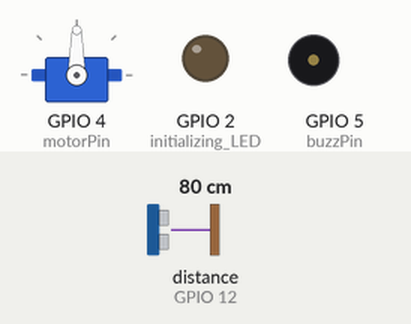
Recording of a sketch running on a simulated ESP8266 (NodeMCU). On the bench: servo, output pins drawn as LEDs (lit = HIGH), buzzer (waves = sounding, pin HIGH). Wiring (inferred from the names in the program): ultrasonic range finder: trigger GPIO 14; echo GPIO 12. Inputs (shaded band) come from the test bench; at power-on: distance to the obstacle (sensor on GPIO 12) 80 cm. The echo pulse lasts 58.3 µs per cm; WiFi joins after 1.5 s; servers stay silent unless stated; pins used as bus, display or sensor lines are not drawn; what the sketch prints to the serial monitor is not drawn.

Above: at 3.0 s.
3.1 s: distance to the obstacle (sensor on GPIO 12) set to 22 cm
4.6 s: distance to the obstacle (sensor on GPIO 12) set to 19 cm
At 5.09 s:
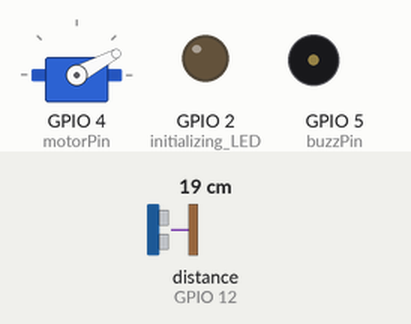
7.6 s: distance to the obstacle (sensor on GPIO 12) set to 8 cm
10.6 s: distance to the obstacle (sensor on GPIO 12) set to 5 cm
At 13.2 s:
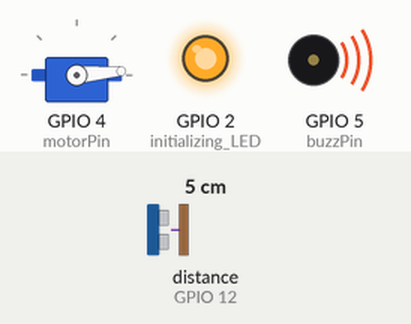
13.6 s: distance to the obstacle (sensor on GPIO 12) set to 9 cm
At 17.27 s:
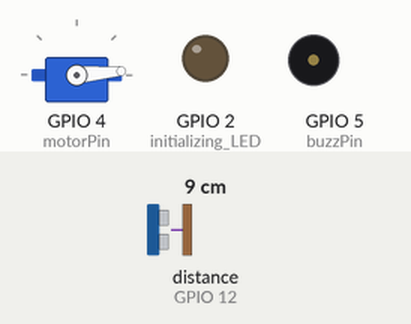
Timing chart, 0 to 17.6 s (numbered marks = the images above; inputs shaded):
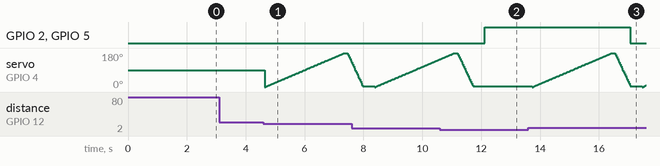

Measured:
- the behaviour switches between 21 and 20 cm on distance to the obstacle (sensor on GPIO 12) (found by bisection; images 0 and 1)
- the behaviour switches between 7 and 6 cm on distance to the obstacle (sensor on GPIO 12) (found by bisection; images 1 and 2)
- after the input at 3.1 s, every drawn part: stays the same
- after the input at 10.6 s, GPIO 2 (initializing_LED), GPIO 5 (buzzPin): LOW → HIGH after 1.5 s; servo on GPIO 4 (motorPin): goes on until 11.7 s, then stays 5°
- after the input at 13.6 s, GPIO 2 (initializing_LED), GPIO 5 (buzzPin): HIGH → LOW after 3.5 s

The sketch:

WaterMonitor.ino
```cpp
#include <Blynk.h>
#include <ESP8266WiFi.h>
#include <WiFiClient.h>
#include <ThingSpeak.h>
#include <Servo.h>
#include <SimpleTimer.h>
#include <BlynkSimpleEsp8266.h>
#define PIN V1
SimpleTimer timer;
char auth[] = "21989e649cc24caba3e33f009c6f70f8";
Servo servo_motor; //initialize servo motor
const char* ssid = "PCK";  //Hotspot name
const char* password = "KHEDEKAR63";  //Hotspot password
WiFiClient client;
unsigned long myChannelNumber = 592837;
const char * myWriteAPIKey = "VF908KP48YDYWITK";


// defines pins numbers
const int trigPin = 14;  //D5
const int echoPin = 12;  //D6
const int buzzPin = 5;   //D1
const int motorPin = 4;  //D2
int angle = 0;
// defines variables
long duration;
int distance;

int percent;

void setup() {
Blynk.begin(auth, ssid, password);//Blynk is ON

pinMode(trigPin, OUTPUT); // Sets the trigPin as an Output
pinMode(echoPin, INPUT); // Sets the echoPin as an Input
pinMode(buzzPin, OUTPUT); // buzz pin is output to control buzzering
pinMode(BUILTIN_LED, OUTPUT); //initializing LED
servo_motor.attach(motorPin); //D2 signal pin
Serial.begin(115200); // Starts the serial communication
// Connect to WiFi network
  Serial.println();
  Serial.println();
  Serial.print("Connecting to ");
  Serial.println(ssid);
  WiFi.begin(ssid, password);
  while (WiFi.status() != WL_CONNECTED)
   {
   delay(500);
   Serial.print(".");
  }
  Serial.println("");
  Serial.println("WiFi connected");
  // Print the IP address
  Serial.println(WiFi.localIP());
  ThingSpeak.begin(client);
  timer.setInterval(1000, sendPercent);
}
void sendPercent(){
  Blynk.virtualWrite(PIN, percent);
  }


void loop() {
// Clears the trigPin
digitalWrite(trigPin, LOW);
delayMicroseconds(2);

// Sets the trigPin on HIGH state for 10 micro seconds
digitalWrite(trigPin, HIGH);
delayMicroseconds(10);
digitalWrite(trigPin, LOW);

// Reads the echoPin, returns the 0sound wave travel time in microseconds
duration = pulseIn(echoPin, HIGH);

// Calculating the distance
distance= duration*0.034/2;

percent = 100-(distance*100)/25;//Convert into percentage

  Blynk.virtualWrite(V1, percent);//Sent data to blynk server
// Prints the distance on the Serial Monitor
Serial.print("Distance: ");
Serial.println(distance);//divide for output in 100digit
//delay(1000);
if (distance <= 5) {
      // Buzz
      Serial.print("Water tank is full");
      digitalWrite(buzzPin, HIGH);
      digitalWrite(BUILTIN_LED, HIGH);// LED OFF
      Blynk.email("MailID", "Water level", "Tank is Full !!!");//your mail id
     servo_motor.detach(); //deatach the servo motor
    }
    else if(distance >= 20) {
       Serial.print("Sensor is distracted.....");
       digitalWrite(BUILTIN_LED, LOW);// LED on
       digitalWrite(buzzPin, LOW);

      }
    else if(distance<=17 && distance>=13) {
      digitalWrite(BUILTIN_LED, LOW);            // LED on
      digitalWrite(buzzPin, LOW);                // Buzzer OFF
      servo_motor.attach(motorPin);              //Attach motor
      for(angle = 0; angle < 180; angle += 1)    // command to move from 0 degrees to 180 degrees
        {
          servo_motor.write(angle);             //command to rotate the servo to the specified angle
          delay(15);
        }
        delay(100);
       for(angle = 180; angle>=1; angle-=5)    // command to move from 180 degrees to 0 degrees
        {
          servo_motor.write(angle);             //command to rotate the servo to the specified angle
          delay(15);
        }
      }
    else {
      // Don't buzz
      servo_motor.attach(motorPin);              //Attach motor
      for(angle = 0; angle < 180; angle += 1)    // command to move from 0 degrees to 180 degrees
        {
          servo_motor.write(angle);             //command to rotate the servo to the specified angle
          delay(15);
        }
        delay(100);
       for(angle = 180; angle>=1; angle-=5)    // command to move from 180 degrees to 0 degrees
        {
          servo_motor.write(angle);             //command to rotate the servo to the specified angle
          delay(15);
        }
      digitalWrite(BUILTIN_LED, LOW);
      digitalWrite(buzzPin, LOW);
    }

    Blynk.run();
    timer.run(); // Initiates SimpleTimer
  ThingSpeak.writeField(myChannelNumber, 1, distance, myWriteAPIKey);
   delay(100); // ThingSpeak will only accept updates every 15 seconds.
}
```
